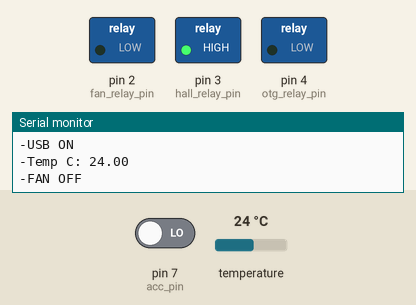
Simulated run of this sketch. Board: Arduino Uno, built with avr-gcc and run on an emulated ATmega328P. Parts: switched loads named in the sketch (green lamp = pin HIGH), the last lines printed to the serial monitor. The inputs (shaded band) are chosen by the test bench; at power-on: pin 7 (acc_pin) LOW, temperature 24 °C. Pins used as bus, display or sensor lines are not drawn.

Above: at 2.8 s.
2.9 s: pin 7 (acc_pin) driven HIGH
At 9.2 s:
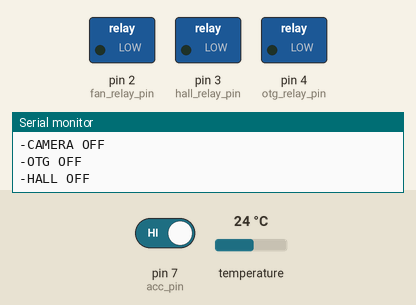
9.5 s: pin 7 (acc_pin) driven LOW
At 12.8 s:
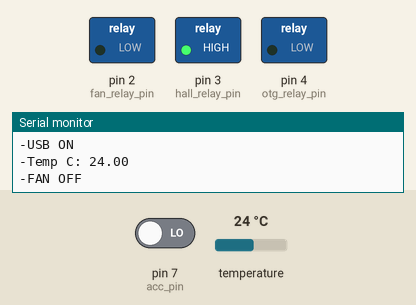
Timing chart, 0 to 14.3 s (numbered marks = the images above; inputs shaded):
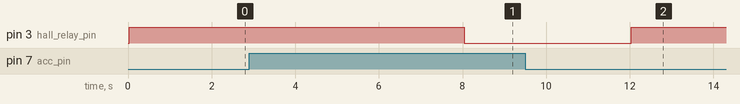

The sketch:

ControllerT.ino
```cpp
/*********
Таблет в автомобил. Управление
*********/

#include <OneWire.h>           // комуникация с датчик за температура
#include <DallasTemperature.h> // датчик за температура
#include <Bounce2.h>           // за отстраняване на притрепването
#include <arduino-timer.h>     // Таймер


// макроси за определяне на изминали дни
/* Useful Constants */
#define SECS_PER_MIN  (60UL)
#define SECS_PER_HOUR (3600UL)
#define SECS_PER_DAY  (SECS_PER_HOUR * 24L)

/* Useful Macros for getting elapsed time */
//#define numberOfSeconds(_time_) (_time_ % SECS_PER_MIN)
//#define numberOfMinutes(_time_) ((_time_ / SECS_PER_MIN) % SECS_PER_MIN)
//#define numberOfHours(_time_) (( _time_% SECS_PER_DAY) / SECS_PER_HOUR)
#define elapsedDays(_time_) ( _time_ / SECS_PER_DAY)

#define DEBUG 1

//ВХОДОВЕ
const byte one_wire_bus=8; // Датчик за вътрешна температура DS18B20
const byte acc_pin=7 ;     // Датчик за ACC режим(ключа за запалване е в ACC +12V)

//ИЗХОДИ
const byte hall_relay_pin=3; // Управление на събуждане на таблета
const byte usbPowerPin=6;    // захранвама USB HUB
const byte cam_power_pin=8;  // захранване на камера
const byte otg_relay_pin=4;  // Управлемие OTG режим
const byte fan_relay_pin=2;  // Управление на вентилатора

//темепратура
const float tempMax   = 50;    // над тази темепратура вкл.вентилатора

// таймаути
const int checkACC    = 2UL;   // секунди през които да се проверява за АCC
const int powerUSB    = 4UL;   // секуди след. които се подава захранване на USB хъба
const int checkTemp   = 10UL;  // интервал в секунди за измерване на температурата
const int TabletOn    = 2UL;   // секунди след подаване на АЦЦ се вкл таблета
const int daysToOFF   = 2UL;   // дни след, които юе бъде изкл.всичко, ако не е подаван сигнал ACC
const int shutdowafter= 2UL;   // секунид след acc=0 гаси всичко


//променливи
boolean accOn  = false;       // ACC на колата
boolean IsOn = false;         // всички у-ва са включени
float tempC = 0;              // текуща температура
boolean testMode = false;     // включен тестов режим
String recdata="";            // стринг от rs232
DeviceAddress insideTempSensor;// масив с адреси на темп.датчик

// комуникация с датчика за температура
OneWire oneWire(one_wire_bus);
DallasTemperature temp_sensor(&oneWire);

// ACC датчик - не трябв да реагира на къси вкл/изключвания
// затова минава през Bounce
Bounce ACCInput = Bounce();


//Таймер
auto timer  = timer_create_default();
Timer<>::Task chk_Temp;
Timer<>::Task USB_On;
Timer<>::Task Hall_On;
Timer<>::Task start_Off;  //процедуреа по спиране на периферията


//кога последно е изключен двигатела - използва се за да изгаси всичко след
//определен интервал от време daysToOFF
long int ACCDaysOff = 0;
long int LastMilis = 0; //последно мерене за ACCDaysOff

void setup(void)
{
  // пускаме серийния интерфейс
  Serial.begin(9600);
  //подкарваме вход ACC
  pinMode(acc_pin,INPUT);                 // Включваме PULLUP резистор. (Другия край е на маса)
  ACCInput.attach(acc_pin);  // добавяме Bounce.
  ACCInput.interval(50);                  // Не трябва да реагира на контакт под 50мс

  //подкарваме изходите
  pinMode(hall_relay_pin, OUTPUT);        // реле за управление на събуждане на таблета
  digitalWrite(hall_relay_pin, LOW);
  pinMode(usbPowerPin, OUTPUT);           // реле за подаване на захранване към USB HUB
  digitalWrite(usbPowerPin, LOW);
  pinMode(cam_power_pin, OUTPUT);         // реле за управление на камера за задно виждане ??
  digitalWrite(cam_power_pin, LOW);
  pinMode(otg_relay_pin, OUTPUT);         // реле за управление на OTG
  digitalWrite(otg_relay_pin, LOW);
  pinMode(fan_relay_pin, OUTPUT);         // реле за упр.ветилатор
  digitalWrite(fan_relay_pin, LOW);

  //подкарваме датчик за вътрешна температура
  temp_sensor.begin();
  if (!temp_sensor.getAddress(insideTempSensor, 0)) Serial.println("Unable to find address for Device 0");
  temp_sensor.setResolution(insideTempSensor, 10);

  //таймер за АЦЦ през checkACC секунди
  timer.every(1000UL*checkACC, ACC_Control);
  if(DEBUG)Serial.println("SETUP COMPELTE");

}


void loop(void){

  timer.tick(); //обновява таймера

}


//Регистрира вкл/изкл на запалването на колата
//извършва се на всеки checkACC секунди
bool ACC_Control(void *)
{
  ACCInput.update() ;          // Сигурно ли е вклчен
  int accVal = ACCInput.read();

  if ( accVal == LOW) // логиката е обратна HIGH=ACC OFF
  {
    // действията се изпълняват ако колата е устойчиво вклчена
    accOn = true;
    //събуждаме таблета
    if(!IsOn){
        if(DEBUG)Serial.println("START UP");
        //0. спираме процеса на гасене (ако е започнал)
        timer.cancel(start_Off);

        //1.след TabletOn секунди се събужда таблета
        Hall_On = timer.at(millis()+TabletOn*1000,  HALL_start );

        //2. включваме периферията след powerUSB секунди
        USB_On = timer.at(millis()+powerUSB*1000,  powerOnUSB );

        //3.започваме да проверяваме температурата през checkTemp секунди
        chk_Temp= timer.every(checkTemp*1000, checkTemperature);
        if(DEBUG)Serial.println("TASKS STARTED.");

        //започват периодичните задачи  taskTemp
        IsOn = true;
      }

    }
  else
  {
    // колата е загасена
    accOn = false;
    // действията се изпълнавата само, ако вече не са изпълнени
    // гасим периферията
    start_Off= timer.at(millis()+shutdowafter*1000UL,  shutdow_all );

  };
 return true;
};


bool shutdow_all(void *){
  if(IsOn){
     if(DEBUG)Serial.println("SHUTDOWN STARTED");
      //анулираме  задачи
      timer.cancel(chk_Temp);
      timer.cancel(USB_On);
      timer.cancel(Hall_On);

      if(DEBUG)Serial.println("-TASKS CANCELED.");
      // гасим таблета
      powerOffUSB();
      // спираме вентилатора
      powerOffFAN();
      // спираме камерата
      powerOffCamera();
      // изключваме режим OTG
      OTG_Off();
      // приспиваме таблета
      HALL_stop();
      IsOn = false;
    }
    return false;// еднократно се изпълнява
}


bool checkTemperature(void *){
     temp_sensor.requestTemperatures(); //може да има повече от един сензор. затова питаме по индекс
     tempC = temp_sensor.getTempC(insideTempSensor);
     if(DEBUG){
        Serial.print("-Temp C: ");
        Serial.println(tempC);
       };
     if (tempC>tempMax){
       powerOnFAN();
      }
     else
     {
        powerOffFAN();
      }
     return true;
  };


bool HALL_start(void *){
      digitalWrite(hall_relay_pin, HIGH);
      if(DEBUG)Serial.println("-HALL ON");
      return false; // изпълнява се един път
    } ;

void HALL_stop(){
      digitalWrite(hall_relay_pin, LOW);
      if(DEBUG)Serial.println("-HALL OFF");
    }  ;
void OTG_On(){
      digitalWrite(otg_relay_pin, HIGH);
      if(DEBUG)Serial.println("-OTG ON");
    } ;

void OTG_Off(){
      digitalWrite(otg_relay_pin, LOW);
      if(DEBUG)Serial.println("-OTG OFF");
    }  ;

void powerOnCamera(){
      digitalWrite(cam_power_pin, HIGH);
      if(DEBUG)Serial.println("-CAMERA ON");

    } ;

void powerOffCamera(){
      digitalWrite(cam_power_pin, LOW);
      if(DEBUG)Serial.println("-CAMERA OFF");

    }  ;

void powerOnFAN(){
      digitalWrite(fan_relay_pin, HIGH);
      if(DEBUG)Serial.println("-FAN ON");
    } ;

void powerOffFAN(){
      digitalWrite(fan_relay_pin, LOW);
      if(DEBUG)Serial.println("-FAN OFF");
    } ;

bool  powerOnUSB(void *){
      digitalWrite(usbPowerPin, HIGH);
      if(DEBUG)Serial.println("-USB ON");
      return false; // изпълнява се един път
    } ;

void powerOffUSB(){
      digitalWrite(usbPowerPin, LOW);
      if(DEBUG)Serial.println("-USB OFF");

    }  ;

// ако двигателя е изключен брои дните, ако е вкл. нулира бряча
void time(long val){
  if(!IsOn){
    ACCDaysOff = elapsedDays(val);
    if(DEBUG)Serial.print("-ACCDaysOff: ");
    if(DEBUG)Serial.println(ACCDaysOff);
  }
  else {
      ACCDaysOff = 0;
    };
}


void self_test(){
  int v = 0;
    powerOnUSB(&v);
    delay(500);
    powerOffUSB();
    delay(500);

    powerOnFAN();
    delay(500);
    powerOnFAN();
    delay(500);

    powerOnCamera();
    delay(500);
    powerOffCamera();
    delay(500);

    OTG_On();
    delay(500);
    OTG_Off();
    delay(500);

    HALL_start(&v);
    delay(500);
    HALL_stop();
    delay(500);

    checkTemperature(&v);

  }
```

Measured:
- after the input at 2.9 s, pin 3 (hall_relay_pin): HIGH → LOW after 5.1 s
- after the input at 9.5 s, pin 3 (hall_relay_pin): LOW → HIGH after 2.5 s
